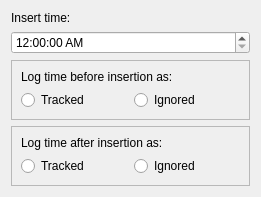
<?xml version="1.0" encoding="UTF-8"?>
<ui version="4.0">
 <class>InsertTimeDialog</class>
 <widget class="QDialog" name="InsertTimeDialog">
  <property name="geometry">
   <rect>
    <x>0</x>
    <y>0</y>
    <width>261</width>
    <height>197</height>
   </rect>
  </property>
  <property name="windowTitle">
   <string>Dialog</string>
  </property>
  <layout class="QGridLayout" name="gridLayout">
   <item row="0" column="0">
    <widget class="QLabel" name="label_6">
     <property name="text">
      <string>Insert time:</string>
     </property>
    </widget>
   </item>
   <item row="1" column="0" colspan="2">
    <widget class="QTimeEdit" name="timeInsertEdit">
     <property name="dateTime">
      <datetime>
       <hour>0</hour>
       <minute>0</minute>
       <second>0</second>
       <year>2000</year>
       <month>3</month>
       <day>1</day>
      </datetime>
     </property>
     <property name="displayFormat">
      <string>h:mm:ss AP</string>
     </property>
    </widget>
   </item>
   <item row="2" column="0" colspan="2">
    <widget class="QFrame" name="frameBefore">
     <property name="frameShape">
      <enum>QFrame::StyledPanel</enum>
     </property>
     <property name="frameShadow">
      <enum>QFrame::Raised</enum>
     </property>
     <layout class="QGridLayout" name="gridLayout_2">
      <item row="0" column="0" colspan="2">
       <widget class="QLabel" name="logBeforeLabel">
        <property name="text">
         <string>Log time before insertion as:</string>
        </property>
       </widget>
      </item>
      <item row="1" column="0">
       <widget class="QRadioButton" name="beforeAsTrackedRadio">
        <property name="text">
         <string>Tracked</string>
        </property>
       </widget>
      </item>
      <item row="1" column="1">
       <widget class="QRadioButton" name="beforeAsIgnoredRadio">
        <property name="text">
         <string>Ignored</string>
        </property>
       </widget>
      </item>
     </layout>
    </widget>
   </item>
   <item row="3" column="0" colspan="2">
    <widget class="QFrame" name="frameAfter">
     <property name="frameShape">
      <enum>QFrame::StyledPanel</enum>
     </property>
     <property name="frameShadow">
      <enum>QFrame::Raised</enum>
     </property>
     <layout class="QGridLayout" name="gridLayout_3">
      <item row="0" column="0" colspan="2">
       <widget class="QLabel" name="logAfterLabel">
        <property name="text">
         <string>Log time after insertion as:</string>
        </property>
       </widget>
      </item>
      <item row="1" column="0">
       <widget class="QRadioButton" name="afterAsTrackedRadio">
        <property name="text">
         <string>Tracked</string>
        </property>
       </widget>
      </item>
      <item row="1" column="1">
       <widget class="QRadioButton" name="afterAsIgnoredRadio">
        <property name="text">
         <string>Ignored</string>
        </property>
       </widget>
      </item>
     </layout>
    </widget>
   </item>
  </layout>
 </widget>
 <resources/>
 <connections/>
</ui>
